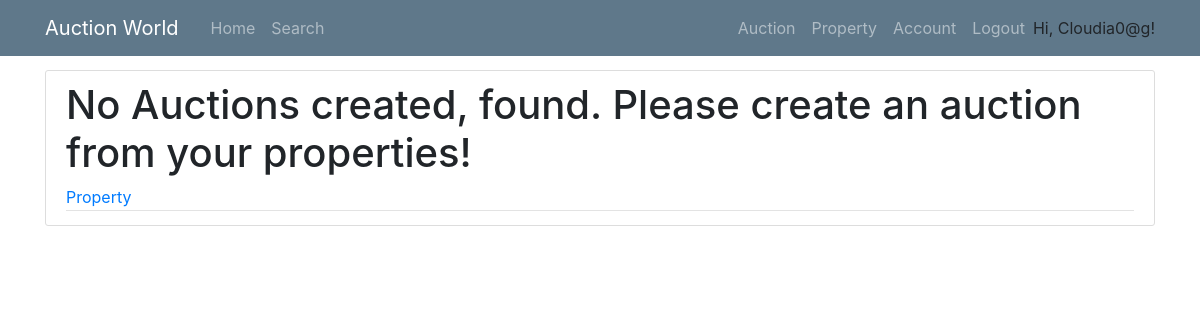
Before: /auction (signed in) with the older database file.
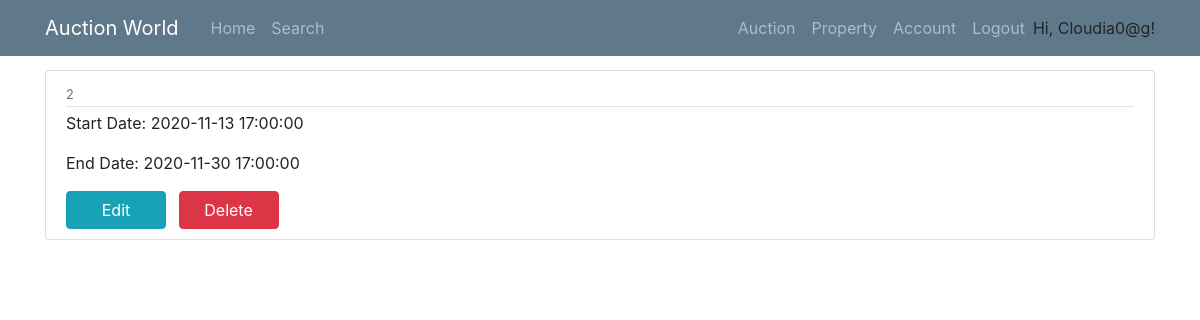
After: the same page with the newer database file.
### models.py (models this page shows, shortened)
class AuctionDetails(db.Model):
    __tablename__ = 'AuctionDetails'
    id = db.Column(db.Integer, primary_key=True)
    AuctionStart = db.Column(db.DateTime, nullable=False)
    AuctionEnd = db.Column(db.DateTime, nullable=False)
    ReservePrice = db.Column(db.Float, nullable=False)
    MinBiddingGap = db.Column(db.Float, nullable=False)
    PropertyID = db.Column(db.String, db.ForeignKey('Property.id'), unique=True, nullable=False)
    SellerID = db.Column(db.Integer, db.ForeignKey('User.id'), nullable=False)

### routes.py (the view)
@app.route("/auction", methods=['GET', 'POST'])
def auctions():
    if current_user.is_anonymous:
        flash('Please login first')
        return redirect(url_for('login'))
    auctions = AuctionDetails.query.filter_by(SellerID = current_user.id).all()
    return render_template('auctions.html', auctions=auctions)

### models.py (called while the page is built)
@login_manager.user_loader
def load_user(id):
    return User.query.get(id)

### templates/auctions.html
{% extends "base.html" %}
{% block content %}
    {% if not auctions %}
    <article class="media content-section">
    <div class="article-metadata">
    <h1>No Auctions created, found. Please create an auction from your properties!</h1>
    <a href="{{ url_for('property_list') }}">Property</a>
    </div>
    </div>
    {% endif %}
    {% for auction in auctions %}
        <article class="media content-section">
          <div class="media-body">
            <div class="article-metadata">
              <small class="text-muted">{{ auction.id}}</small>
            </div>
            <p class="article-content">Start Date: {{ auction.AuctionStart }}</p>
            <p class="article-content">End Date: {{ auction.AuctionEnd }}</p>
            <a class="btn btn-info mr-2 ", style="width: 100px;" href="{{ url_for('changeAuctionDetails', AuctionID_ = auction.id) }}">Edit</a>
            <a class="btn btn-danger", style="width: 100px;" href="{{ url_for('deleteAuction', AuctionID_ = auction.id) }}">Delete</a>
          </div>
        </article>
    {% endfor %}
{% endblock content %}

Changed rows visible on the page:
added AuctionDetails: id "2", AuctionStart "2020-11-13 17:00:00", AuctionEnd "2020-11-30 17:00:00"
Other visible differences:
text no longer shown: "No Auctions created, found. Please create an auction from your properties! Property"
